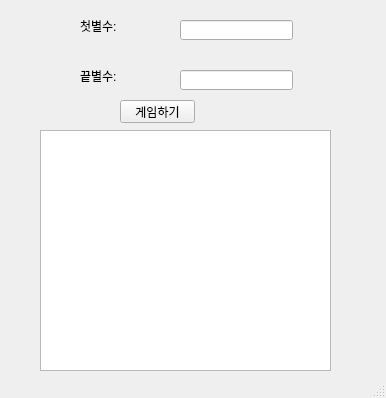
<?xml version="1.0" encoding="UTF-8"?>
<ui version="4.0">
 <class>MainWindow</class>
 <widget class="QMainWindow" name="MainWindow">
  <property name="geometry">
   <rect>
    <x>0</x>
    <y>0</y>
    <width>386</width>
    <height>398</height>
   </rect>
  </property>
  <property name="windowTitle">
   <string>MainWindow</string>
  </property>
  <widget class="QWidget" name="centralwidget">
   <widget class="QLineEdit" name="le_1">
    <property name="geometry">
     <rect>
      <x>180</x>
      <y>20</y>
      <width>113</width>
      <height>20</height>
     </rect>
    </property>
    <property name="text">
     <string/>
    </property>
   </widget>
   <widget class="QLineEdit" name="le_2">
    <property name="geometry">
     <rect>
      <x>180</x>
      <y>70</y>
      <width>113</width>
      <height>20</height>
     </rect>
    </property>
    <property name="text">
     <string/>
    </property>
   </widget>
   <widget class="QPushButton" name="btn1">
    <property name="geometry">
     <rect>
      <x>120</x>
      <y>100</y>
      <width>75</width>
      <height>23</height>
     </rect>
    </property>
    <property name="text">
     <string>게임하기</string>
    </property>
   </widget>
   <widget class="QLabel" name="label">
    <property name="geometry">
     <rect>
      <x>80</x>
      <y>20</y>
      <width>56</width>
      <height>12</height>
     </rect>
    </property>
    <property name="text">
     <string>첫별수:</string>
    </property>
   </widget>
   <widget class="QLabel" name="label_2">
    <property name="geometry">
     <rect>
      <x>80</x>
      <y>70</y>
      <width>56</width>
      <height>12</height>
     </rect>
    </property>
    <property name="text">
     <string>끝별수:</string>
    </property>
   </widget>
   <widget class="QPlainTextEdit" name="pte">
    <property name="geometry">
     <rect>
      <x>40</x>
      <y>130</y>
      <width>291</width>
      <height>241</height>
     </rect>
    </property>
   </widget>
  </widget>
  <widget class="QStatusBar" name="statusbar"/>
 </widget>
 <resources/>
 <connections/>
</ui>
